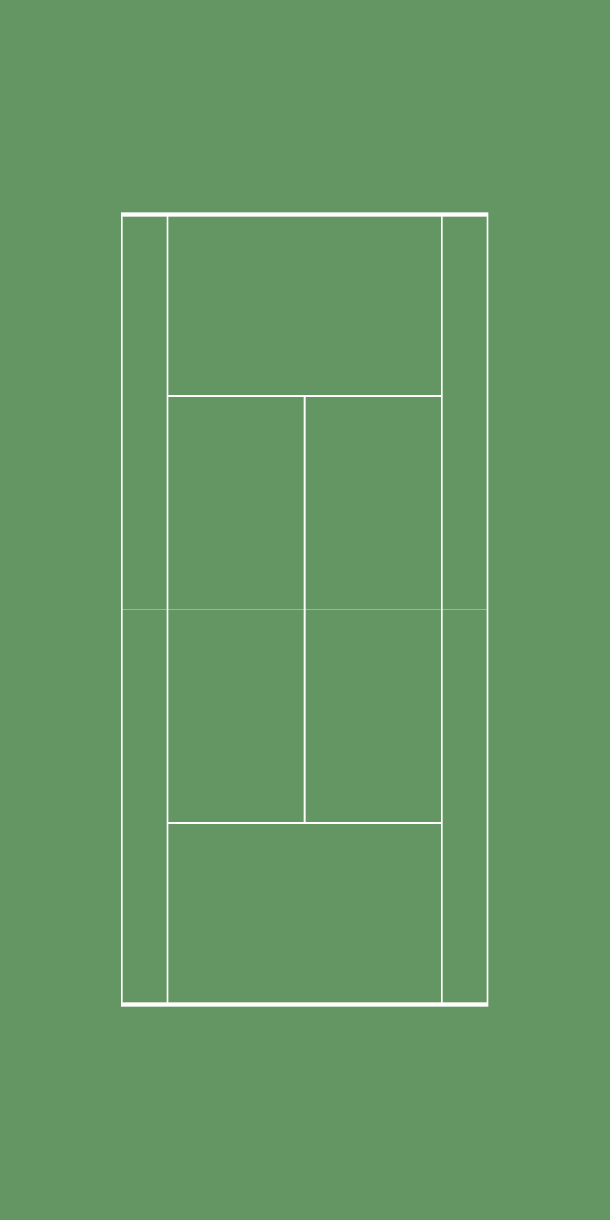
#> input picture schema.png, 1829 x 3658 px (shown at 1/3 size)
$ jupyter execute cleaning_visualisation_functions.ipynb
#> lines starting #> are read from the running program, lines starting #| are printed output that depends on the picture
[cell 1]
import pandas as pd
import matplotlib.pyplot as plt
import numpy as np
from skimage.io import imread,imshow
import sqlite3
from os import listdir
from pathlib import Path
import cv2
from scipy.stats import gaussian_kde

[cell 2]
schemaMat = np.array([[366,641],[1463,641],[366,3018],[1463,3018]])
schema = imread('schema.png')
#> schema is the input picture: shape (3658, 1829, 4); mean R, G, B, A 102.2, 151.5, 102.2, 255
schemaHalf = cv2.imread('schema.png')
schemaHalf =schemaHalf[1829:3658,0:1829]
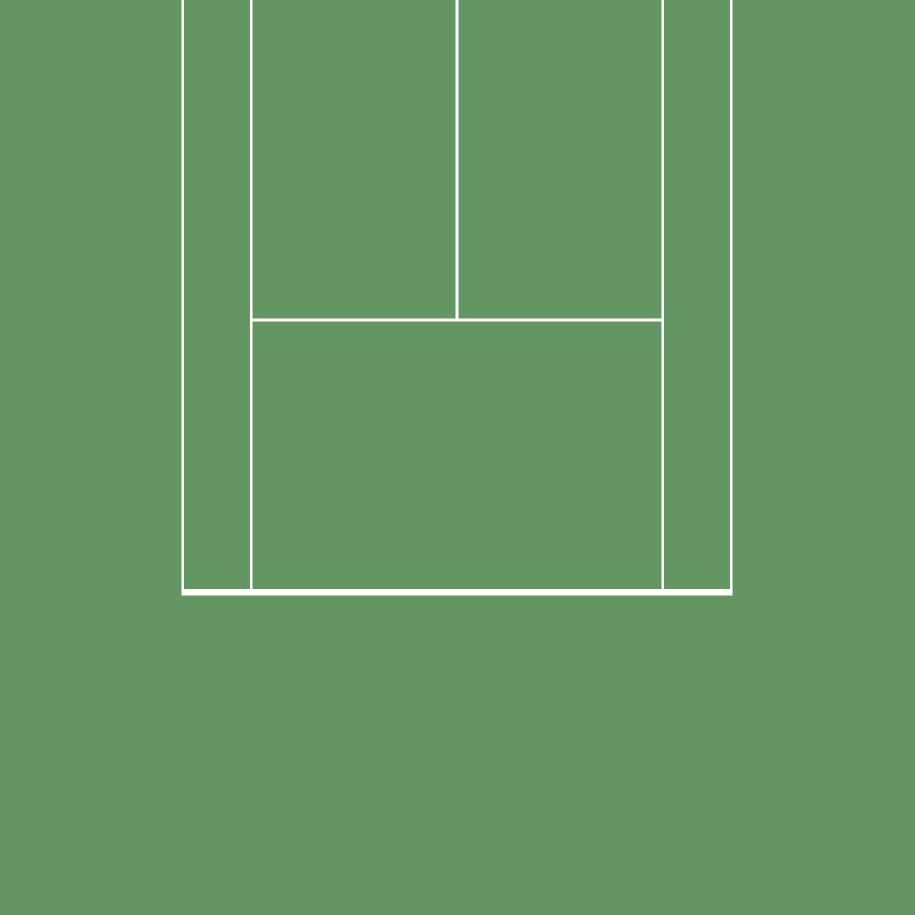
#> schemaHalf: shape (1829, 1829, 3) (shown at 1/2 size); mean B, G, R 102.2, 151.5, 102.2

# Functions for creating new xy coordinates using homography matrix

[cell 3]
metaMaster = pd.read_csv('metaMaster.csv')
#> (reads metaMaster.csv from the repository)
